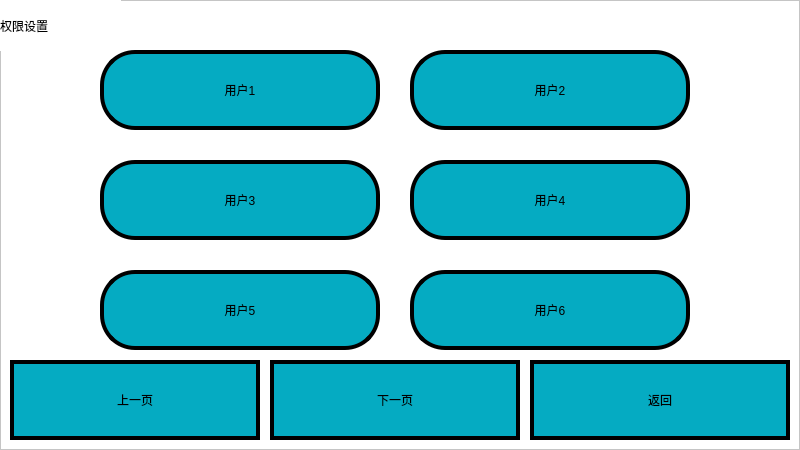
<?xml version="1.0" encoding="UTF-8"?>
<ui version="4.0">
 <class>Form</class>
 <widget class="QWidget" name="Form">
  <property name="geometry">
   <rect>
    <x>0</x>
    <y>0</y>
    <width>800</width>
    <height>450</height>
   </rect>
  </property>
  <property name="windowTitle">
   <string>Form</string>
  </property>
  <property name="styleSheet">
   <string notr="true">background-color: rgb(255, 255, 255);</string>
  </property>
  <widget class="QFrame" name="frame">
   <property name="geometry">
    <rect>
     <x>0</x>
     <y>0</y>
     <width>800</width>
     <height>450</height>
    </rect>
   </property>
   <property name="frameShape">
    <enum>QFrame::StyledPanel</enum>
   </property>
   <property name="frameShadow">
    <enum>QFrame::Raised</enum>
   </property>
   <widget class="QLabel" name="label">
    <property name="geometry">
     <rect>
      <x>0</x>
      <y>0</y>
      <width>121</width>
      <height>51</height>
     </rect>
    </property>
    <property name="styleSheet">
     <string notr="true">font: 20pt &quot;宋体&quot;;</string>
    </property>
    <property name="text">
     <string>权限设置</string>
    </property>
   </widget>
   <widget class="QPushButton" name="btnPre">
    <property name="geometry">
     <rect>
      <x>10</x>
      <y>360</y>
      <width>250</width>
      <height>80</height>
     </rect>
    </property>
    <property name="styleSheet">
     <string notr="true">QPushButton {
font: 20pt &quot;宋体&quot;;
border:4px solid rgb(0,0,0);
background-color:#05abc2;
}

QPushButton:pressed{
background-color: rgb(255, 0, 0);
}
</string>
    </property>
    <property name="text">
     <string>上一页</string>
    </property>
   </widget>
   <widget class="QPushButton" name="btnReturn">
    <property name="geometry">
     <rect>
      <x>530</x>
      <y>360</y>
      <width>260</width>
      <height>80</height>
     </rect>
    </property>
    <property name="styleSheet">
     <string notr="true">QPushButton {
font: 20pt &quot;宋体&quot;;
border:4px solid rgb(0,0,0);
background-color:#05abc2;
}

QPushButton:pressed{
background-color: rgb(255, 0, 0);
}
</string>
    </property>
    <property name="text">
     <string>返回</string>
    </property>
   </widget>
   <widget class="QPushButton" name="btnNext">
    <property name="geometry">
     <rect>
      <x>270</x>
      <y>360</y>
      <width>250</width>
      <height>80</height>
     </rect>
    </property>
    <property name="styleSheet">
     <string notr="true">QPushButton {
font: 20pt &quot;宋体&quot;;
border:4px solid rgb(0,0,0);
background-color:#05abc2;
}

QPushButton:pressed{
background-color: rgb(255, 0, 0);
}
</string>
    </property>
    <property name="text">
     <string>下一页</string>
    </property>
   </widget>
   <widget class="QPushButton" name="pushButton">
    <property name="geometry">
     <rect>
      <x>100</x>
      <y>50</y>
      <width>280</width>
      <height>80</height>
     </rect>
    </property>
    <property name="styleSheet">
     <string notr="true">QPushButton {
font: 20pt &quot;宋体&quot;;
border:4px solid rgb(0,0,0);
background-color:#05abc2;
border-radius: 35px;
}

QPushButton:pressed{
background-color: rgb(255, 0, 0);
}
</string>
    </property>
    <property name="text">
     <string>用户1</string>
    </property>
   </widget>
   <widget class="QPushButton" name="pushButton_2">
    <property name="geometry">
     <rect>
      <x>410</x>
      <y>50</y>
      <width>280</width>
      <height>80</height>
     </rect>
    </property>
    <property name="styleSheet">
     <string notr="true">QPushButton {
font: 20pt &quot;宋体&quot;;
border:4px solid rgb(0,0,0);
background-color:#05abc2;
border-radius: 35px;
}

QPushButton:pressed{
background-color: rgb(255, 0, 0);
}
</string>
    </property>
    <property name="text">
     <string>用户2</string>
    </property>
   </widget>
   <widget class="QPushButton" name="pushButton_3">
    <property name="geometry">
     <rect>
      <x>100</x>
      <y>160</y>
      <width>280</width>
      <height>80</height>
     </rect>
    </property>
    <property name="styleSheet">
     <string notr="true">QPushButton {
font: 20pt &quot;宋体&quot;;
border:4px solid rgb(0,0,0);
background-color:#05abc2;
border-radius: 35px;
}

QPushButton:pressed{
background-color: rgb(255, 0, 0);
}
</string>
    </property>
    <property name="text">
     <string>用户3</string>
    </property>
   </widget>
   <widget class="QPushButton" name="pushButton_4">
    <property name="geometry">
     <rect>
      <x>410</x>
      <y>160</y>
      <width>280</width>
      <height>80</height>
     </rect>
    </property>
    <property name="styleSheet">
     <string notr="true">QPushButton {
font: 20pt &quot;宋体&quot;;
border:4px solid rgb(0,0,0);
background-color:#05abc2;
border-radius: 35px;
}

QPushButton:pressed{
background-color: rgb(255, 0, 0);
}
</string>
    </property>
    <property name="text">
     <string>用户4</string>
    </property>
   </widget>
   <widget class="QPushButton" name="pushButton_5">
    <property name="geometry">
     <rect>
      <x>100</x>
      <y>270</y>
      <width>280</width>
      <height>80</height>
     </rect>
    </property>
    <property name="styleSheet">
     <string notr="true">QPushButton {
font: 20pt &quot;宋体&quot;;
border:4px solid rgb(0,0,0);
background-color:#05abc2;
border-radius: 35px;
}

QPushButton:pressed{
background-color: rgb(255, 0, 0);
}
</string>
    </property>
    <property name="text">
     <string>用户5</string>
    </property>
   </widget>
   <widget class="QPushButton" name="pushButton_6">
    <property name="geometry">
     <rect>
      <x>410</x>
      <y>270</y>
      <width>280</width>
      <height>80</height>
     </rect>
    </property>
    <property name="styleSheet">
     <string notr="true">QPushButton {
font: 20pt &quot;宋体&quot;;
border:4px solid rgb(0,0,0);
background-color:#05abc2;
border-radius: 35px;
}

QPushButton:pressed{
background-color: rgb(255, 0, 0);
}
</string>
    </property>
    <property name="text">
     <string>用户6</string>
    </property>
   </widget>
  </widget>
 </widget>
 <resources/>
 <connections/>
</ui>
